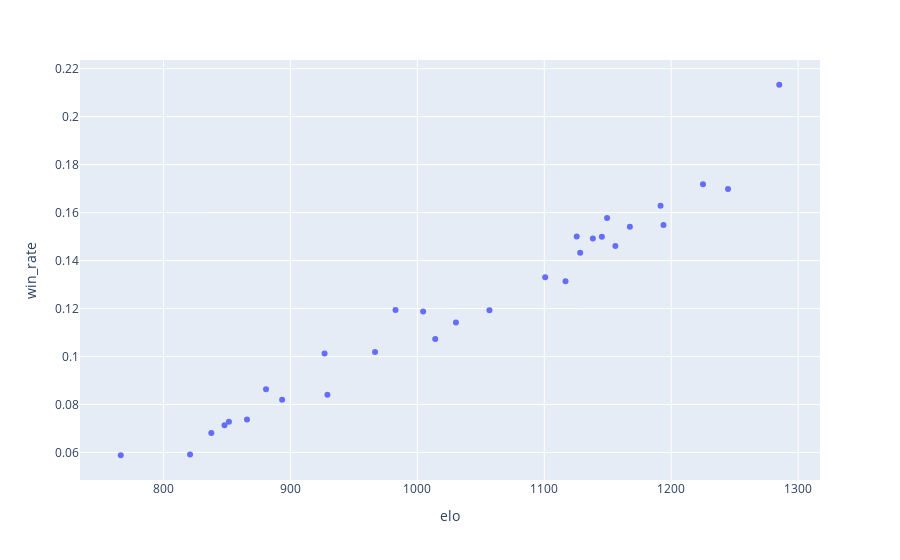

Notebook code for this chart:
### Code cell
pair_stats = compute_pairwise_win_fraction(battles)
a_win = pair_stats[0]
win_rates = a_win.mean(axis=1).sort_values(ascending=False)
win_elo = win_rates.to_frame(name='win_rate').join(model_elos.to_frame(name='elo')).reset_index()
all_stats = win_elo.merge(accs, left_on='model_a', right_on='model')[['model', 'pass1', 'win_rate', 'elo']]
sections['Ratings table'] = all_stats.to_html(float_format='%10.3f')
px.scatter(all_stats, x='elo', y='win_rate')

### Figure 1 — Plotly figure (JSON) as saved in the notebook; plotly's stock layout.template omitted (floating-point values rounded to 4 significant figures)
{"data": [{"hovertemplate": "elo=%{x}<br>win_rate=%{y}<extra></extra>", "legendgroup": "", "marker": {"color": "#636efa", "symbol": "circle"}, "mode": "markers", "name": "", "orientation": "v", "showlegend": false, "type": "scatter", "x": [1285.0, 1225.0, 1245.0, 1192.0, 1149.0, 1194.0, 1167.0, 1126.0, 1145.0, 1138.0, 1156.0, 1128.0, 1101.0, 1117.0, 982.8, 1057.0, 1005.0, 1030.0, 1014.0, 966.6, 926.9, 880.7, 929.1, 893.4, 865.8, 851.5, 848.0, 837.6, 820.9, 766.3], "xaxis": "x", "y": [0.2133, 0.1718, 0.1698, 0.1629, 0.1578, 0.1549, 0.1541, 0.15, 0.1499, 0.1492, 0.1461, 0.1433, 0.1331, 0.1314, 0.1194, 0.1193, 0.1188, 0.1142, 0.1073, 0.1019, 0.1012, 0.08633, 0.08404, 0.08192, 0.07372, 0.07275, 0.07134, 0.06808, 0.05908, 0.05882], "yaxis": "y"}], "layout": {"legend": {"tracegroupgap": 0}, "margin": {"t": 60}, "xaxis": {"anchor": "y", "domain": [0, 1], "title": {"text": "elo"}}, "yaxis": {"anchor": "x", "domain": [0, 1], "title": {"text": "win_rate"}}}}
